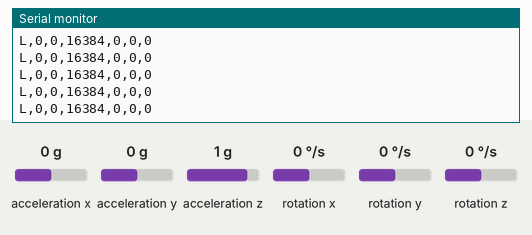
Simulated run of this sketch. Board: Arduino Uno, built with avr-gcc and run on an emulated ATmega328P. Shown: the last lines printed to the serial monitor. The inputs (shaded band) are chosen by the test bench; at power-on: acceleration x 0 g, acceleration y 0 g, rotation y 0 °/s, acceleration z 1 g, rotation x 0 °/s, rotation z 0 °/s.

Above: at 1.2 s.
1.3 s: acceleration x set to -1.4 g
At 2.0 s:
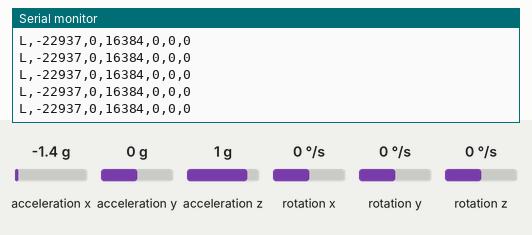
4.3 s: acceleration y set to 0.8 g
At 5.3 s:
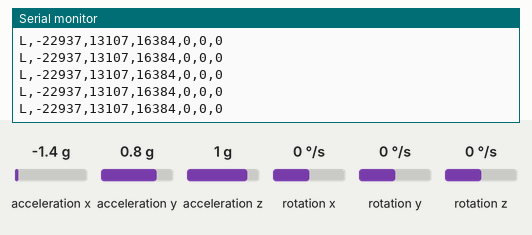
7.3 s: rotation y set to 100 °/s
At 7.8 s:
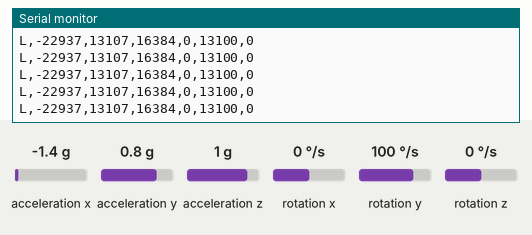
10.3 s: acceleration z set to 0 g
At 10.9 s:
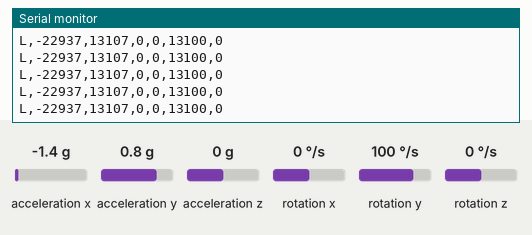
13.3 s: rotation x set to -192 °/s
At 13.8 s:
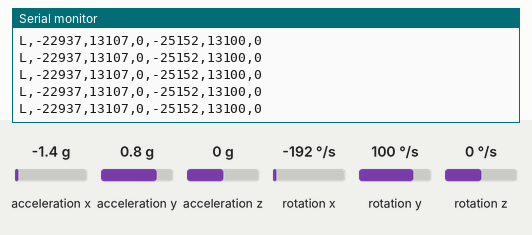
14.8 s: rotation y set to -192 °/s
At 15.9 s:
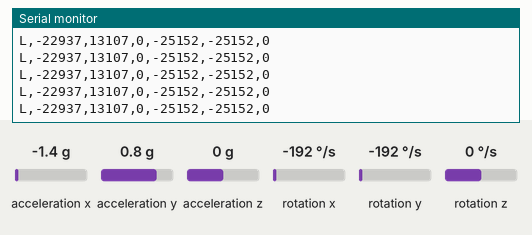
Timing chart, 0 to 17.8 s (numbered marks = the images above; inputs shaded):
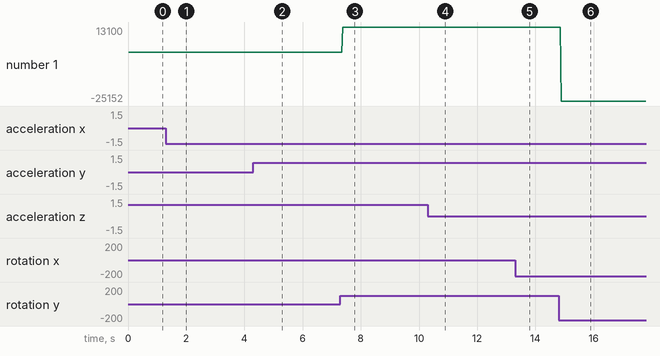

The sketch:

pocketdrumLeft.ino
```cpp
#include <Wire.h>
#include <MPU6050.h>

MPU6050 mpu;

// Raw sensor values
int16_t ax, ay, az;
int16_t gx, gy, gz;

void setup()
{
    Serial.begin(115200);

    Wire.begin();

    mpu.initialize();

    if (!mpu.testConnection())
    {
        Serial.println("ERROR");
        while (1);
    }

    Serial.begin(9600);
    Wire.begin();
    mpu.initialize();

    Serial.print("Device ID: 0x");
    Serial.println(mpu.getDeviceID(), HEX);

    if (!mpu.testConnection())
    {
        Serial.println("testConnection failed, continuing anyway");
    }
}

void loop()
{
    mpu.getMotion6(
        &ax,
        &ay,
        &az,
        &gx,
        &gy,
        &gz
    );

    Serial.print("L,");
    Serial.print(ax);
    Serial.print(",");
    Serial.print(ay);
    Serial.print(",");
    Serial.print(az);
    Serial.print(",");
    Serial.print(gx);
    Serial.print(",");
    Serial.print(gy);
    Serial.print(",");
    Serial.println(gz);

    delay(5);   // about 200 Hz
}
```

Measured:
- after the input at 1.3 s, the serial monitor: prints a new line after 0.06 s (image 1)
- after the input at 4.3 s, the serial monitor: prints a new line after 0.08 s (image 2)
- after the input at 7.3 s, the serial monitor: prints a new line after 0.08 s (image 3)
- after the input at 10.3 s, the serial monitor: prints a new line after 0.08 s (image 4)
- after the input at 13.3 s, the serial monitor: prints a new line after 0.08 s (image 5)
- after the input at 14.8 s, the serial monitor: prints a new line after 0.09 s (image 6)
- plotted number 1: 0 → 13100 after the input at 7.3 s
